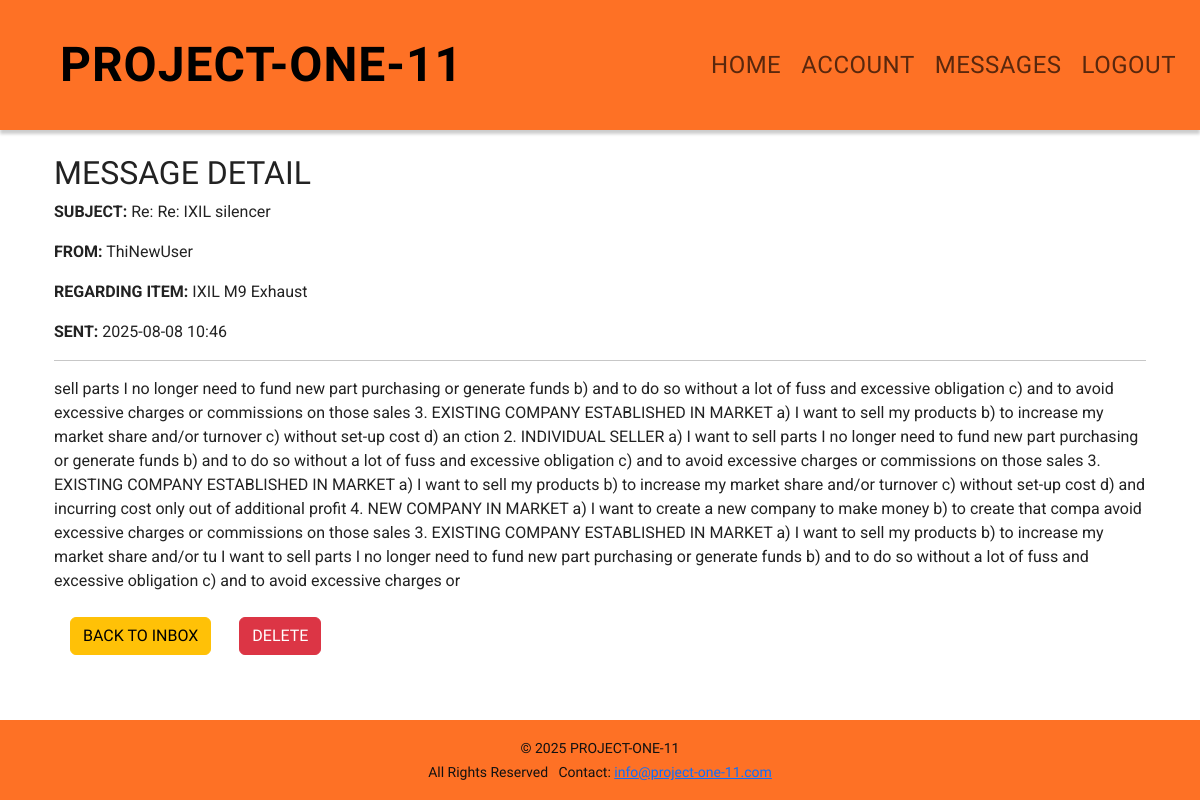
Page /marketplace/message/6/ (signed in) on the committed database.
### marketplace/models.py (models this page shows, shortened)
class Message(models.Model):
    sender = models.ForeignKey(settings.AUTH_USER_MODEL, related_name='sent_messages', on_delete=models.CASCADE)
    recipient = models.ForeignKey(settings.AUTH_USER_MODEL, related_name='received_messages', on_delete=models.CASCADE)
    item = models.ForeignKey('Item', null=True, blank=True, on_delete=models.CASCADE)
    subject = models.CharField(max_length=255)
    body = models.TextField()
    timestamp = models.DateTimeField(auto_now_add=True)
    is_read = models.BooleanField(default=False)

class Item(models.Model):
    CATEGORY_CHOICES = [
        ('engine', 'Engine'),
        ('body', 'Body'),
        ('electrical', 'Electrical'),
        ('other', 'Other'),
    ]
    make = models.CharField(max_length=50, blank=True, null=True)
    year = models.CharField(max_length=10, blank=True, null=True)
    model_name = models.CharField(max_length=50, blank=True, null=True)
    model_designation = models.CharField(max_length=50, blank=True, null=True)
    category = models.CharField(max_length=20, choices=CATEGORY_CHOICES)
    title = models.CharField(max_length=100)
    description = models.TextField()
    price = models.DecimalField(max_digits=10, decimal_places=2)
    owner = models.ForeignKey(settings.AUTH_USER_MODEL, on_delete=models.CASCADE, related_name='items')
    created_at = models.DateTimeField(auto_now_add=True)

### accounts/models.py (models this page shows)
class User(AbstractUser):
    is_buyer = models.BooleanField(default=True, verbose_name='Buyer')
    is_seller = models.BooleanField(default=True, verbose_name='Seller')
    is_business = models.BooleanField(default=False, verbose_name='Business')

### marketplace/views.py (the view)
# urls.py: path('message/<int:message_id>/', views.message_detail, name='message_detail'),
@login_required
def message_detail(request, message_id):
    message = get_object_or_404(
        Message.objects.filter(
            Q(pk=message_id) & (Q(sender=request.user) | Q(recipient=request.user))
        )
    )
    if message.recipient == request.user and not message.is_read:
        message.is_read = True
        message.save()
    return render(request, 'marketplace/message_detail.html', {'message': message})

### templates/marketplace/message_detail.html (shortened to what this page needs)
{% extends 'base.html' %}
{% block content %}
  <section aria-labelledby="message-detail-heading" class="container">
    <h2 id="message-detail-heading">MESSAGE DETAIL</h2>
    <article class="mb-4">
      <p><strong>SUBJECT:</strong> {{ message.subject }}</p>
      <p><strong>FROM:</strong> {{ message.sender.username }}</p>
      <p><strong>REGARDING ITEM:</strong> {{ message.item.title }}</p>
      <p><strong>SENT:</strong> {{ message.timestamp|date:"Y-m-d H:i" }}</p>
      <hr>
      <p>{{ message.body }}</p>
    </article>
    <nav class="mb-3">
      <a href="{% url 'messages_inbox' %}" class="btn btn-warning">BACK TO INBOX</a>
      <button type="button" class="btn btn-danger ms-2" data-bs-toggle="modal" data-bs-target="#deleteModal">
        DELETE
      </button>
    </nav>
  </section>
{% endblock %}

### static/style.css (style rules this page uses)
body { margin: 0; font-family: Arial, sans-serif; background: #fff; color: #222; }
nav a { color: #fff; text-decoration: none; margin: 0 1em; font-weight: bold; }
body, h1, h2, h3, h4, h5, h6, .navbar, .card-header { font-family: 'Oswald', Arial, sans-serif; }
.item-description, .text-body, .description, p, span { font-family: 'Roboto', Arial, sans-serif; }

### rows in the picture
Message: subject "Re: Re: IXIL silencer", sender.username "ThiNewUser", item "IXIL M9 Exhaust", timestamp "2025-08-08 10:46", body "sell parts I no longer need to fund new part purchasing or generate funds b) and to do so without a lot of fuss and excessive obligation c) and to avoid excessive charges or commissions on those sales 3. EXISTING COMPANY ESTABLISHED IN MARKET a) I want to sell my products b) to increase my market share and/or turnover c) without set-up cost d) an ction 2. INDIVIDUAL SELLER a) I want to sell parts I no longer need to fund new part purchasing or generate funds b) and to do so without a lot of fuss and excessive obligation c) and to avoid excessive charges or commissions on those sales 3. EXISTING COMPANY ESTABLISHED IN MARKET a) I want to sell my products b) to increase my market share and/or…"

### other values in the picture
{{ now|default:2025 }} "2025"
